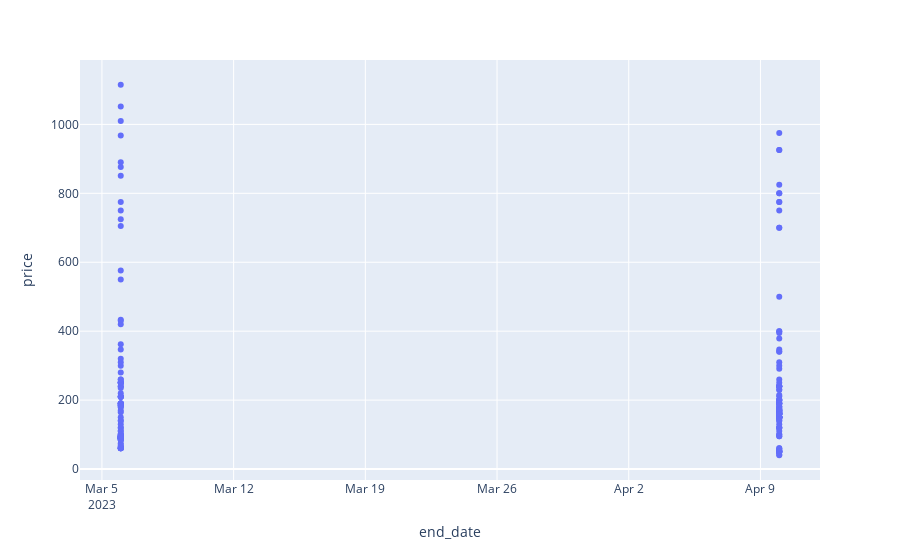

Notebook cell for this chart:
### Code cell
search_df_means = search_df[['price', 'end_date']].groupby("end_date").mean()


# fig, ax = plt.subplots(figsize=(20,10))
# ax.scatter(search_df['end_date'], search_df['price'], s=100)
# ax.scatter(search_df_means.index, search_df_means['price'], color = "red", s = 100)
# ax.plot(search_df_means.index, search_df_means['price'], color = "red", linewidth = 5)
# ax.tick_params(axis='both', which='major', labelsize=15)

# ax.scatter(pd.to_datetime(datetime.today().strftime('%Y-%m-%d')), cur_price, s=100, color = "green")

fig = px.scatter(search_df, search_df['end_date'], search_df['price'], hover_data = ['name', 'Lot Number'])
fig.show()

### Figure 1 — Plotly figure (JSON) as saved in the notebook; plotly's stock layout.template omitted (floating-point values rounded to 4 significant figures; data arrays with more than 128 entries replaced by an {"elided": "..."} marker saying what was removed)
{"data": [{"customdata": {"elided": "208x2 mixed values"}, "hovertemplate": "end_date=%{x}<br>price=%{y}<br>name=%{customdata[0]}<br>Lot Number=%{customdata[1]}<extra></extra>", "legendgroup": "", "marker": {"color": "#636efa", "symbol": "circle"}, "mode": "markers", "name": "", "orientation": "v", "showlegend": false, "type": "scatter", "x": {"elided": "208 str values"}, "xaxis": "x", "y": {"elided": "208 int values"}, "yaxis": "y"}], "layout": {"autosize": true, "legend": {"tracegroupgap": 0}, "margin": {"t": 60}, "xaxis": {"anchor": "y", "autorange": true, "domain": [0, 1], "range": ["2023-03-03 20:01:31.7197", "2023-04-12 03:58:28.2803"], "title": {"text": "end_date"}, "type": "date"}, "yaxis": {"anchor": "x", "autorange": true, "domain": [0, 1], "range": [-43.23, 1198.0], "title": {"text": "price"}, "type": "linear"}}}
